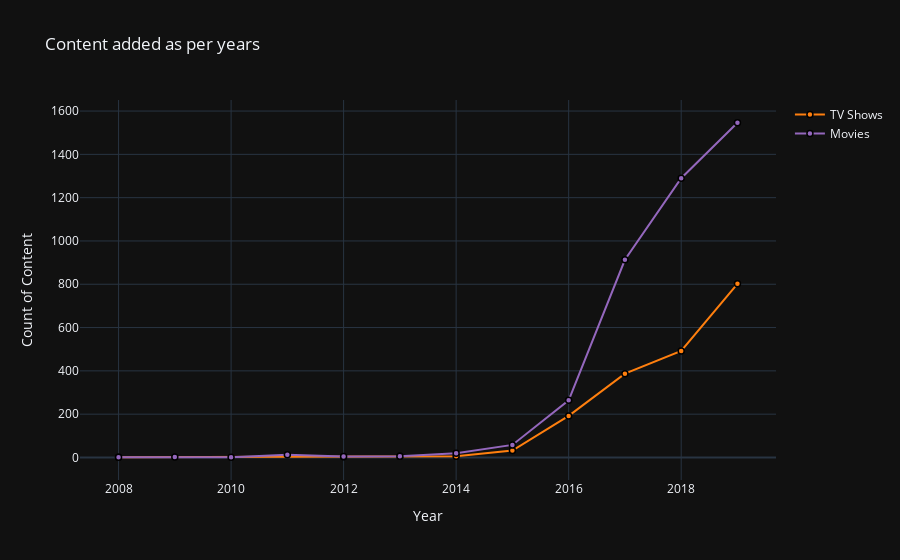

This figure's notebook cell:
### Markdown cell above
### Content added as per years

### Code cell
df1 = df[df["type"]=="TV Show"]
df2 = df[df["type"]=="Movie"]

column = "year_added"

tv_year = df1[column].value_counts().reset_index()
tv_year = tv_year.rename(columns={column:"count","index":column})
tv_year = tv_year.sort_values(column)

movie_year = df2[column].value_counts().reset_index()
movie_year = movie_year.rename(columns={column:"count","index":column})
movie_year = movie_year.sort_values(column)

tv_trace = go.Scatter(
                    x=tv_year[column], 
                    y=tv_year["count"], 
                    name="TV Shows", 
                    marker=dict(color = 'rgb(255, 127, 14)',
                             line=dict(color='rgb(0,0,0)',width=1.5)))

movie_trace = go.Scatter(
                    x=movie_year[column], 
                    y=movie_year["count"], 
                    name="Movies", 
                    marker= dict(color = 'rgb(148, 103, 189)',
                              line=dict(color='rgb(0,0,0)',width=1.5)))
layout = go.Layout(hovermode= 'closest', title = 'Content added as per years' , xaxis = dict(title = 'Year'), yaxis = dict(title = 'Count of Content'),template= "plotly_dark")
fig = go.Figure(data = [tv_trace, movie_trace], layout=layout)
fig.show()

### Figure 1 — Plotly figure (JSON) as saved in the notebook; plotly's stock layout.template omitted (floating-point values rounded to 4 significant figures)
{"data": [{"marker": {"color": "rgb(255, 127, 14)", "line": {"color": "rgb(0,0,0)", "width": 1.5}}, "name": "TV Shows", "type": "scatter", "x": [2008, 2012, 2013, 2014, 2015, 2016, 2017, 2018, 2019], "y": [1, 3, 6, 6, 32, 192, 387, 492, 802]}, {"marker": {"color": "rgb(148, 103, 189)", "line": {"color": "rgb(0,0,0)", "width": 1.5}}, "name": "Movies", "type": "scatter", "x": [2008, 2009, 2010, 2011, 2012, 2013, 2014, 2015, 2016, 2017, 2018, 2019], "y": [1, 2, 1, 13, 4, 6, 19, 58, 264, 913, 1290, 1546]}], "layout": {"hovermode": "closest", "title": {"text": "Content added as per years"}, "xaxis": {"title": {"text": "Year"}}, "yaxis": {"title": {"text": "Count of Content"}}}}
